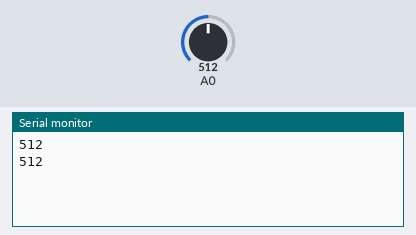
Simulated run of this sketch. Board: Arduino Uno, built with avr-gcc and run on an emulated ATmega328P. Shown: the last lines printed to the serial monitor. The test bench sets the inputs (shaded band); at power-on: A0 = 512.

Above: at 1.8 s.
1.9 s: A0 set to 716
At 2.8 s:
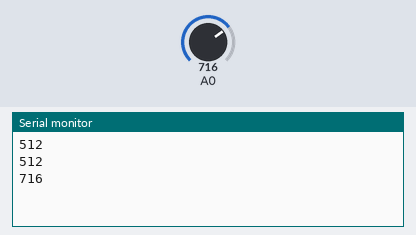
3.4 s: A0 set to 900
At 4.8 s:
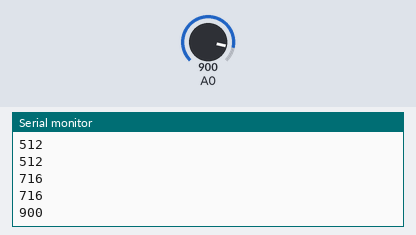
Timing chart, 0 to 6.4 s (numbered marks = the images above; inputs shaded):
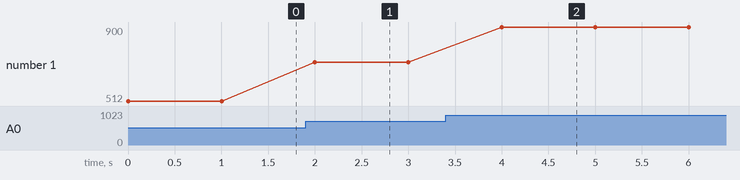

The sketch:

DHt.ino
```cpp
void setup() {            //This function gets called when the Arduino starts
  Serial.begin(9600);   //This code sets up the Serial port at 115200 baud rate
}

void loop() {             //This function loops while the arduino is powered
  int val;
  val=analogRead(0);
  Serial.println(val);
  delay(1000);
}
```

Measured:
- after the input at 1.9 s, the serial monitor: prints a new line after 0.10 s (image 1)
- after the input at 3.4 s, the serial monitor: prints a new line after 0.60 s (image 2)
- plotted number 1: 512 → 716 after the input at 1.9 s, 716 → 900 after the input at 3.4 s
